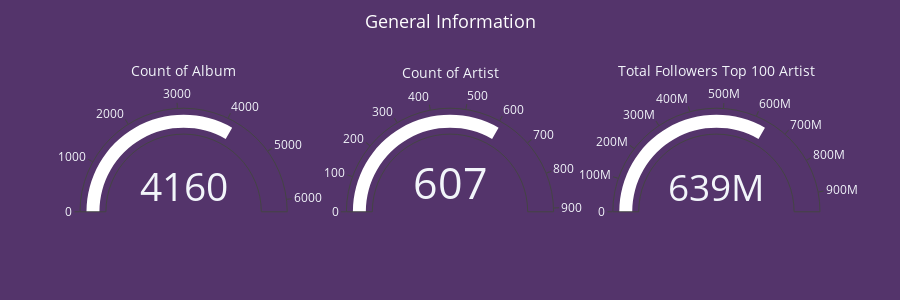

Here is the notebook cell this chart was saved with:
### Code cell
indicator1 = go.Indicator(
    mode = "gauge+number",
    value = sum(df_artist["Followers"]),
    domain = {"x" : [0, 0.5], "y" : [0, 1]},
    title = {"text" : f"Total Followers Top 100 Artist", "font" : {"size" : 14}}, 
    gauge = {'bar' : {'color' : "white"}})

indicator2 = go.Indicator(
    mode = "gauge+number",
    value = (df_artist["Artist_Name"].nunique()),
    domain = {"x" : [0.5, 1], "y" : [0, 1]},
    title = {"text" : f"Count of Artist", "font" : {"size" : 14}},
    gauge = {'bar' : {'color' : "white"}})

indicator3 = go.Indicator(
    mode = "gauge+number",
    value = (df_tracks["Album_Name"].nunique()),
    domain = {"x" : [0.5, 1], "y" : [0, 1]},
    title = {"text" : "Count of Album", "font" : {"size" : 14}},
    gauge = {'bar' : {'color' : "white"}})

Fig = make_subplots(rows = 1, cols = 3, specs = [[{"type" : "indicator"}, {"type" : "indicator"}, {"type" : "indicator"}]], horizontal_spacing = 0.08)
Fig.add_trace(indicator1, row = 1, col = 3)
Fig.add_trace(indicator2, row = 1, col = 2)
Fig.add_trace(indicator3, row = 1, col = 1)

Fig.update_layout(height = 300,
    xaxis_title_font = {'size' : 18, 'color' : 'white'},
    yaxis_title_font = {'size' : 18, 'color' : 'white'},
    title = {'text' : "General Information", 'x': 0.5, 'xanchor' : 'center', 'y' : 0.95, 'yanchor' : 'top', 'font': { 'size' : 18, 'color' : 'white'}},
    plot_bgcolor = "rgb(84,52,107)", paper_bgcolor = "rgb(84,52,107)")

Fig.show()

### Figure 1 — Plotly figure (JSON) as saved in the notebook; plotly's stock layout.template omitted (floating-point values rounded to 4 significant figures)
{"data": [{"domain": {"x": [0.72, 1], "y": [0, 1]}, "gauge": {"bar": {"color": "white"}}, "mode": "gauge+number", "title": {"font": {"size": 14}, "text": "Total Followers Top 100 Artist"}, "type": "indicator", "value": 639022625}, {"domain": {"x": [0.36, 0.64], "y": [0, 1]}, "gauge": {"bar": {"color": "white"}}, "mode": "gauge+number", "title": {"font": {"size": 14}, "text": "Count of Artist"}, "type": "indicator", "value": 607}, {"domain": {"x": [0, 0.28], "y": [0, 1]}, "gauge": {"bar": {"color": "white"}}, "mode": "gauge+number", "title": {"font": {"size": 14}, "text": "Count of Album"}, "type": "indicator", "value": 4159}], "layout": {"height": 300, "paper_bgcolor": "rgb(84,52,107)", "plot_bgcolor": "rgb(84,52,107)", "title": {"font": {"color": "white", "size": 18}, "text": "General Information", "x": 0.5, "xanchor": "center", "y": 0.95, "yanchor": "top"}, "xaxis": {"title": {"font": {"color": "white", "size": 18}}}, "yaxis": {"title": {"font": {"color": "white", "size": 18}}}}}
